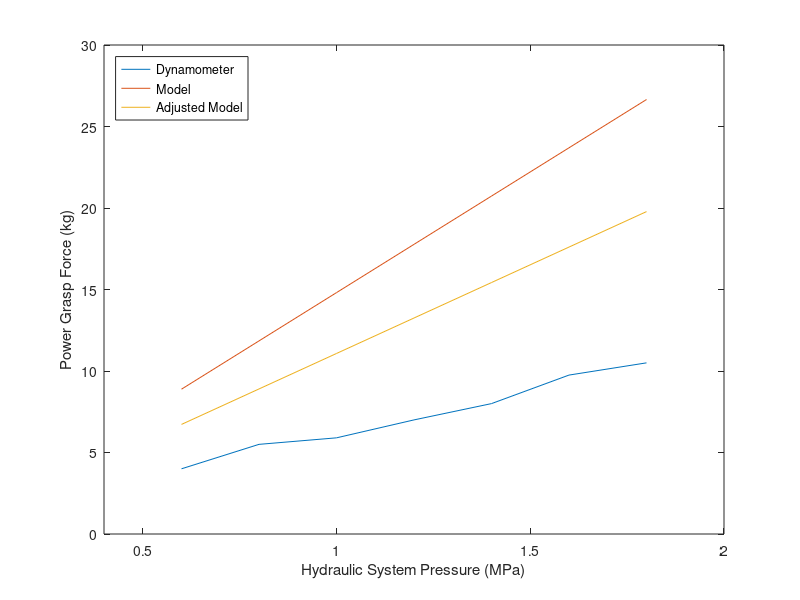
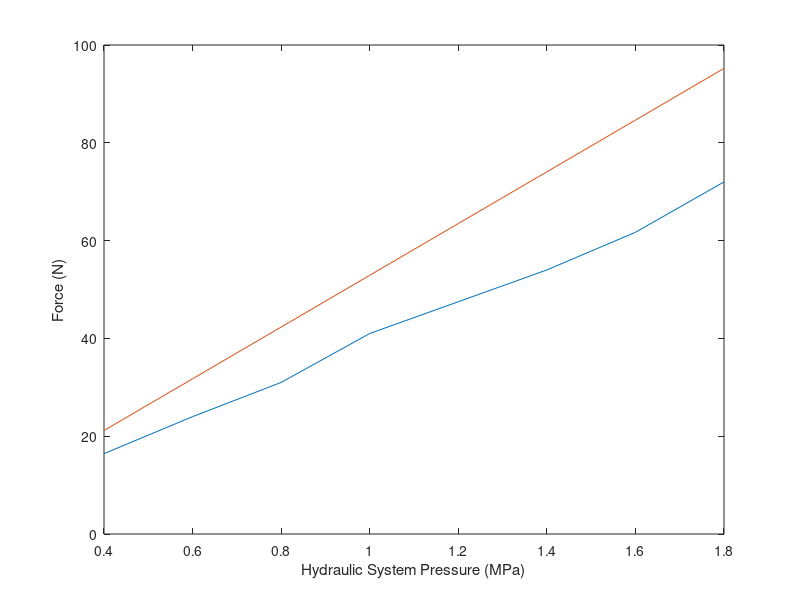

MATLAB code for these plots, in order: (Note: this script raises an error after producing the figures.)
clear all
close all
clc

width=300;
height=200;
x0=10;
y0=10;

pressures = [0.6 0.8 1 1.2 1.4 1.6 1.8]; %MPa
dyna_forces = [4 5.5 5.9 7 8 9.75 10.5]; %kg
theoretical = [8.885037717 11.84671764 14.80839653 17.77007645 20.73175535 23.69343527 26.65511417];
semi_theoretical = [6.72337105 8.899321101 11.07527217 13.25122222 15.42717227 17.60312232 19.77907238];

figure;plot(pressures,dyna_forces,...
    pressures,theoretical,...
    pressures,semi_theoretical);
xlabel('Hydraulic System Pressure (MPa)');
ylabel('Power Grasp Force (kg)');
%title('Dynamometer Power Grasp force');
legend('Dynamometer','Model','Adjusted Model','location','northwest');
xlim([0.4 2]);


set(gcf,'units','points','position',[x0,y0,width,height])
print(gcf,[ 'dynamometer_grasp_force.png'],'-dpng');

pressures = [0.4 pressures];
exp_force = [16.43 24 31 41 47.5 54 61.7 72];
theoretical_force = [21.161248 31.741872 42.322496 52.90312 63.483744 74.064368 84.644992 95.225616];
figure;plot(pressures,exp_force,...
    pressures,theoretical_force);
xlabel('Hydraulic System Pressure (MPa)');
ylabel('Force (N)')
%title('Hydraulic Cylinder Retraction Force');

yyaxis right
plot(pressures,exp_force./theoretical_force,'r--');
legend('Force Gauge','Theoretical','Efficiency','location','southeast');
ylim([0 1]);
xlim([0.2 2]);
set(gcf,'units','points','position',[x0,y0,width,height])
print(gcf,[ 'cylinder_retraction_force.png'],'-dpng');

figure
force = [44.876053 58.208644 51.223193 39.724816];
names={'Index'; 'Middle'; 'Ring' ;'Little'};
bar(force)
ylabel('Force (N)');
set(gca,'xticklabel',names)
set(gcf,'units','points','position',[x0,y0,width,height])
print(gcf,[ 'finger_forces.png'],'-dpng');
close all
            